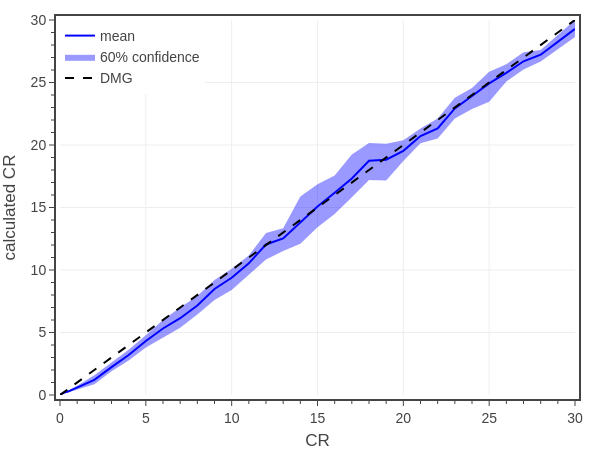

Notebook cell for this chart:
### Code cell
# Fig. 2: calculated XP vs target XP
xCol = 'CR'
yCol = 'eCR'

conf = 0.6
#df1 = df0[df0['CR'].between(0,30)]
dfG = df1[[xCol,yCol]].groupby(xCol).mean().reset_index()
dfU = df1[[xCol,yCol]].groupby(xCol).quantile(0.5 + conf/2).reset_index()
dfL = df1[[xCol,yCol]].groupby(xCol).quantile(0.5 - conf/2).reset_index()

# create figure
fig = go.Figure()

# plot monster confidence interval and average
fig.add_trace(go.Scatter(x=dfG[xCol], y=dfU[yCol], line_width=0, legendgroup='mean', showlegend=False, hoverinfo='skip'))
fig.add_trace(go.Scatter(x=dfG[xCol], y=dfL[yCol], line_width=0, name=f'{conf:.0%} confidence', legendgroup='mean', hoverinfo='skip', fill='tonexty', fillcolor='rgba(0, 0, 255, 0.4)'))
fig.add_trace(go.Scatter(
    x=dfG[xCol], y=dfG[yCol],
    mode='lines', 
    name='mean',
    legendgroup='mean', 
    line=dict(color='blue'),
    hovertemplate='<b>mean</b><br>' + 'CR %{x:,.0f}<br>' + 'Calc CR %{y:,.1f}<br>' + '<extra></extra>'
))

# plot reference line
fig.add_trace(go.Scatter(
    x=dfG[xCol], y=dfG[xCol],
    mode='lines', 
    name='DMG',
    line=dict(color='black', dash='dash'),
    hovertemplate='<b>DMG</b><br>' + 'CR %{x:,.0f}' + '<extra></extra>'
))

# show figure
fig.update_layout(
    template=tfb.FIG_TEMPLATE,
    xaxis=dict(title_text='CR', range=[0,30], tick0=0, dtick=5, minor=dict(tick0=0, dtick=1)),
    yaxis=dict(title_text='calculated CR', range=[0,30], tick0=0, dtick=5, minor=dict(tick0=0, dtick=1)),
    legend=dict(xanchor='left', x=0.00, yanchor='top', y=1.00),
    width=600, 
    height=450,
)
fig.show(config=tfb.FIG_CONFIG)

# save figures
if SAVEFIGS:
    fig.update_layout(autosize=True, width=None, height=None)
    tfb.save_fig_html(fig, format='large', name=f'./fig-xp-cr-vs-cr-large', selector={'name': 'none'})
    tfb.save_fig_html(fig, format='small', name=f'./fig-xp-cr-vs-cr-small', selector={'name': 'none'})

### Figure 1 — Plotly figure (JSON) as saved in the notebook; plotly's stock layout.template omitted (floating-point values rounded to 4 significant figures)
{"data": [{"hoverinfo": "skip", "legendgroup": "mean", "line": {"width": 0}, "showlegend": false, "type": "scatter", "x": [0.0, 0.125, 0.25, 0.5, 1.0, 2.0, 3.0, 4.0, 5.0, 6.0, 7.0, 8.0, 9.0, 10.0, 11.0, 12.0, 13.0, 14.0, 15.0, 16.0, 17.0, 18.0, 19.0, 20.0, 21.0, 22.0, 23.0, 24.0, 25.0, 26.0, 27.0, 28.0, 30.0], "y": [0.04233, 0.1426, 0.2287, 0.372, 0.7454, 1.587, 2.631, 3.612, 4.776, 5.993, 7.005, 7.914, 9.204, 10.11, 11.16, 12.96, 13.33, 15.87, 16.87, 17.56, 19.25, 20.15, 20.1, 20.37, 21.32, 22.13, 23.78, 24.55, 25.86, 26.47, 27.41, 27.6, 30.0]}, {"fill": "tonexty", "fillcolor": "rgba(0, 0, 255, 0.4)", "hoverinfo": "skip", "legendgroup": "mean", "line": {"width": 0}, "name": "60% confidence", "type": "scatter", "x": [0.0, 0.125, 0.25, 0.5, 1.0, 2.0, 3.0, 4.0, 5.0, 6.0, 7.0, 8.0, 9.0, 10.0, 11.0, 12.0, 13.0, 14.0, 15.0, 16.0, 17.0, 18.0, 19.0, 20.0, 21.0, 22.0, 23.0, 24.0, 25.0, 26.0, 27.0, 28.0, 30.0], "y": [0.005497, 0.07904, 0.1588, 0.2271, 0.4429, 0.8605, 1.907, 2.764, 3.795, 4.568, 5.388, 6.441, 7.598, 8.395, 9.605, 10.84, 11.51, 12.09, 13.43, 14.48, 15.81, 17.19, 17.15, 18.72, 20.14, 20.52, 22.12, 22.87, 23.46, 25.08, 26.05, 26.68, 28.63]}, {"hovertemplate": "<b>mean</b><br>CR %{x:,.0f}<br>Calc CR %{y:,.1f}<br><extra></extra>", "legendgroup": "mean", "line": {"color": "blue"}, "mode": "lines", "name": "mean", "type": "scatter", "x": [0.0, 0.125, 0.25, 0.5, 1.0, 2.0, 3.0, 4.0, 5.0, 6.0, 7.0, 8.0, 9.0, 10.0, 11.0, 12.0, 13.0, 14.0, 15.0, 16.0, 17.0, 18.0, 19.0, 20.0, 21.0, 22.0, 23.0, 24.0, 25.0, 26.0, 27.0, 28.0, 30.0], "y": [0.02492, 0.1115, 0.1927, 0.2946, 0.5878, 1.208, 2.23, 3.196, 4.316, 5.322, 6.146, 7.162, 8.485, 9.38, 10.53, 12.04, 12.53, 13.84, 15.08, 16.18, 17.32, 18.73, 18.83, 19.53, 20.71, 21.32, 22.93, 23.92, 24.93, 25.77, 26.7, 27.22, 29.29]}, {"hovertemplate": "<b>DMG</b><br>CR %{x:,.0f}<extra></extra>", "line": {"color": "black", "dash": "dash"}, "mode": "lines", "name": "DMG", "type": "scatter", "x": [0.0, 0.125, 0.25, 0.5, 1.0, 2.0, 3.0, 4.0, 5.0, 6.0, 7.0, 8.0, 9.0, 10.0, 11.0, 12.0, 13.0, 14.0, 15.0, 16.0, 17.0, 18.0, 19.0, 20.0, 21.0, 22.0, 23.0, 24.0, 25.0, 26.0, 27.0, 28.0, 30.0], "y": [0.0, 0.125, 0.25, 0.5, 1.0, 2.0, 3.0, 4.0, 5.0, 6.0, 7.0, 8.0, 9.0, 10.0, 11.0, 12.0, 13.0, 14.0, 15.0, 16.0, 17.0, 18.0, 19.0, 20.0, 21.0, 22.0, 23.0, 24.0, 25.0, 26.0, 27.0, 28.0, 30.0]}], "layout": {"height": 450, "legend": {"x": 0, "xanchor": "left", "y": 1, "yanchor": "top"}, "width": 600, "xaxis": {"dtick": 5, "minor": {"dtick": 1, "tick0": 0}, "range": [0, 30], "tick0": 0, "title": {"text": "CR"}}, "yaxis": {"dtick": 5, "minor": {"dtick": 1, "tick0": 0}, "range": [0, 30], "tick0": 0, "title": {"text": "calculated CR"}}}}
